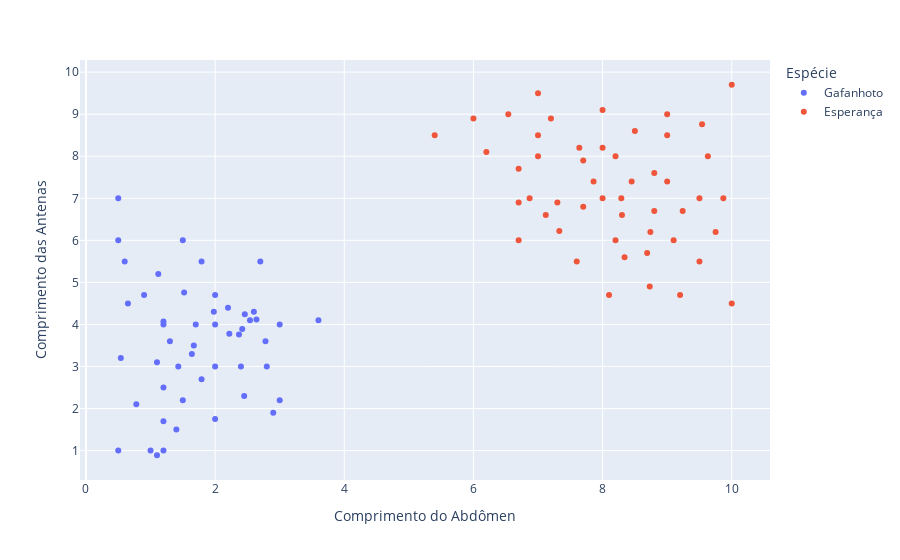

The code cell stored with this chart in its notebook:
### Code cell
fig = px.scatter(df, 
    x="Comprimento do Abdômen", y="Comprimento das Antenas", color="Espécie")
fig.show()

### Figure 1 — Plotly figure (JSON) as saved in the notebook; plotly's stock layout.template omitted (floating-point values rounded to 4 significant figures)
{"data": [{"hovertemplate": "Espécie=Gafanhoto<br>Comprimento do Abdômen=%{x}<br>Comprimento das Antenas=%{y}<extra></extra>", "legendgroup": "Gafanhoto", "marker": {"color": "#636efa", "symbol": "circle"}, "mode": "markers", "name": "Gafanhoto", "orientation": "v", "showlegend": true, "type": "scatter", "x": [0.5, 0.5, 0.6, 0.65, 0.54, 3, 2, 1, 1.1, 1.2, 1.4, 2.7, 0.5, 0.9, 1.1, 2.9, 2, 1.52, 1.2, 2, 2.4, 3, 3.6, 1.79, 1.64, 1.12, 2.6, 2.54, 2.46, 2.2, 2, 1.2, 1.5, 1.2, 0.78, 1.79, 2.8, 2.45, 1.7, 2.22, 1.67, 1.43, 2.78, 2.64, 2.42, 2.37, 1.98, 1.5, 1.3, 1.2], "xaxis": "x", "y": [7, 6, 5.5, 4.5, 3.2, 2.2, 1.75, 1, 0.89, 1, 1.5, 5.5, 1, 4.7, 3.1, 1.9, 4, 4.76, 2.5, 4.7, 3, 4, 4.1, 5.5, 3.3, 5.2, 4.3, 4.1, 4.24, 4.4, 3, 4.07, 6, 1.7, 2.1, 2.7, 3, 2.3, 4, 3.78, 3.5, 3, 3.6, 4.12, 3.89, 3.76, 4.3, 2.2, 3.6, 4], "yaxis": "y"}, {"hovertemplate": "Espécie=Esperança<br>Comprimento do Abdômen=%{x}<br>Comprimento das Antenas=%{y}<extra></extra>", "legendgroup": "Esperança", "marker": {"color": "#EF553B", "symbol": "circle"}, "mode": "markers", "name": "Esperança", "orientation": "v", "showlegend": true, "type": "scatter", "x": [8.3, 8.1, 8, 5.4, 10, 9.5, 6.7, 6.87, 10, 9.54, 6, 7, 9, 8, 8.5, 6.7, 7.3, 7, 8.8, 8, 7, 8.2, 8.45, 7.64, 9.5, 9.24, 9, 9, 9.63, 7.7, 7.6, 8.2, 8.34, 8.74, 8.8, 8.69, 8.73, 6.7, 6.54, 7.2, 7.86, 7.33, 9.87, 7.12, 7.7, 9.75, 6.2, 9.2, 9.1, 8.29], "xaxis": "x", "y": [6.6, 4.7, 9.1, 8.5, 4.5, 5.5, 7.7, 7, 9.7, 8.76, 8.9, 9.5, 8.5, 8.2, 8.6, 6.9, 6.9, 8.5, 7.6, 7, 8, 8, 7.4, 8.2, 7, 6.7, 9, 7.4, 8, 7.9, 5.5, 6, 5.6, 6.2, 6.7, 5.7, 4.9, 6, 9, 8.9, 7.4, 6.22, 7, 6.6, 6.8, 6.2, 8.1, 4.7, 6, 7], "yaxis": "y"}], "layout": {"legend": {"title": {"text": "Espécie"}, "tracegroupgap": 0}, "margin": {"t": 60}, "xaxis": {"anchor": "y", "domain": [0, 1], "title": {"text": "Comprimento do Abdômen"}}, "yaxis": {"anchor": "x", "domain": [0, 1], "title": {"text": "Comprimento das Antenas"}}}}
